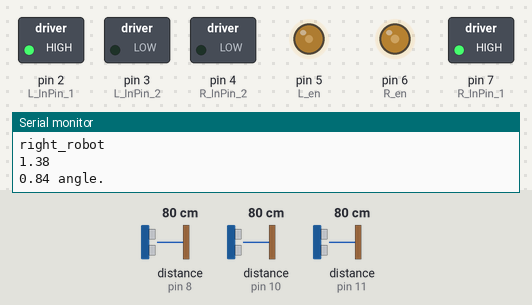
The sketch below on a simulated Arduino Uno, built with avr-gcc and run on an emulated ATmega328P. On the bench: switched loads named in the sketch (green lamp = pin HIGH), output pins drawn as LEDs (lit = HIGH), the last lines printed to the serial monitor. Inputs (shaded band) come from the test bench; at power-on: distance to the obstacle (sensors on pin 8, pin 10, pin 11) 80 cm.

Above: at 1.2 s.
1.3 s: distance to the obstacle (sensor on pin 8) set to 20 cm
2.8 s: distance to the obstacle (sensor on pin 8) set to 16 cm
At 3.9 s:
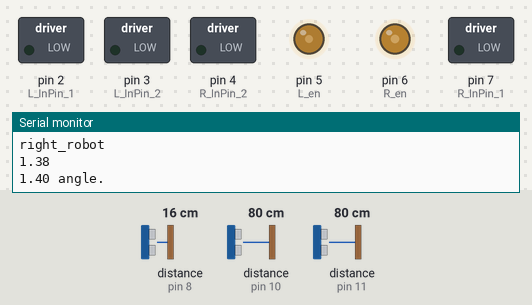
4.3 s: distance to the obstacle (sensor on pin 10) set to 18 cm
At 5.4 s:
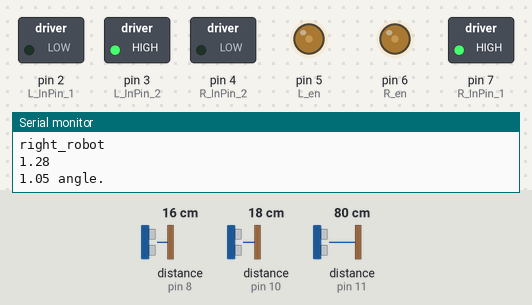
6.0 s: distance to the obstacle (sensor on pin 10) set to 13 cm
7.5 s: distance to the obstacle (sensor on pin 10) set to 10 cm
At 8.3 s:
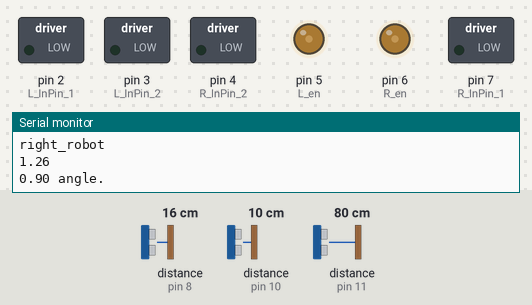
Timing chart, 0 to 10.5 s (numbered marks = the images above; inputs shaded):
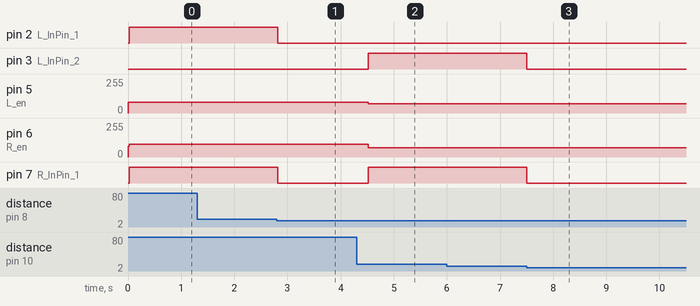

Measured:
- the behaviour switches between 18 and 17 cm on distance to the obstacle (sensor on pin 8) (found by bisection; images 0 and 1)
- the behaviour switches between 12 and 11 cm on distance to the obstacle (sensor on pin 10) (found by bisection; images 2 and 3)
- after the input at 2.8 s, pin 2 (L_InPin_1), pin 7 (R_InPin_1): HIGH → LOW at once
- after the input at 4.3 s, pin 3 (L_InPin_2), pin 7 (R_InPin_1): LOW → HIGH after 0.22 s; pin 5 (L_en): 80/255 → 70/255 after 0.22 s; pin 6 (R_en): 95/255 → 70/255 after 0.22 s
- after the input at 6.0 s, every drawn part: stays the same
- after the input at 7.5 s, pin 3 (L_InPin_2), pin 7 (R_InPin_1): HIGH → LOW at once

The sketch:

pix_2_Arduino_VLF_NewPing_nodelay_90angle_code.ino
```cpp
#include <NewPing.h>
#define L_InPin_1  2  //왼쪽모터 핀1
#define L_InPin_2  3  //왼쪽모터 핀2
#define R_InPin_1  7  //오른쪽모터 핀1
#define R_InPin_2  4  //오른쪽모터 핀2
#define L_en  5 //왼쪽모터 속도 제어 핀
#define R_en  6 //오른쪽모터 속도 제어 핀
#define F_Sonar  8  //정면부 초음파 센서 연결 핀
#define R_Sonar  10 //오른쪽 초음파 센서 연결 핀
#define L_Sonar  11 //왼쪽 초음파 센서 연결 핀
#define MaxDistance  400
float robot_width = 200; //차량의 폭
float mazor_width = 340; //지나가는 길의 폭
float mazor_width_tolerance = 40; //폭 감지에 오찹범위
int flag_mazor_1 = 0; // 1이면 1번 구간에 내가 위치해 있음

NewPing F_sensor(F_Sonar,F_Sonar,MaxDistance);
float F_distance; //정면 초음파 센서값을 저장할 변수 선언
NewPing L_sensor(L_Sonar,L_Sonar,MaxDistance);
float L_distance; //왼쪽 초음파 센서값을 저장할 변수 선언
NewPing R_sensor(R_Sonar,R_Sonar,MaxDistance);
float R_distance; //오른쪽 초음파 센서값을 저장할 변수 선언

void setup() {
  Serial.begin(115200);  //스크린프린트를 115200의 속도로 사용
  pinMode(L_InPin_1,OUTPUT); //왼쪽모터1 핀 모드를 아웃풋으로
  pinMode(L_InPin_2,OUTPUT); //왼쪽모터2 핀 모드를 아웃풋으로
  pinMode(R_InPin_1,OUTPUT); //오른쪽모터1 핀 모드를 아웃풋으로
  pinMode(R_InPin_2,OUTPUT); //오른쪽모터2 핀 모드를 아웃풋으로
  analogWrite(L_en,80);  //왼쪽모터 속도 조정
  analogWrite(R_en,80);  //오른쪽모터 속도 조정
}

void Stop(int t){
  digitalWrite(L_InPin_1,LOW);
  digitalWrite(L_InPin_2,LOW);
  digitalWrite(R_InPin_2,LOW);
  digitalWrite(R_InPin_1,LOW);
  delay(t);
  }

void Right(int t,int sp){
  analogWrite(L_en,sp);
  analogWrite(R_en,sp);
  digitalWrite(L_InPin_1,HIGH);
  digitalWrite(L_InPin_2,LOW);
  digitalWrite(R_InPin_2,HIGH);
  digitalWrite(R_InPin_1,LOW);
  delay(t);
  }

 void Left(int t,int sp){
  analogWrite(L_en,sp);
  analogWrite(R_en,sp);
  digitalWrite(L_InPin_2,HIGH);
  digitalWrite(L_InPin_1,LOW);
  digitalWrite(R_InPin_1,HIGH);
  digitalWrite(R_InPin_2,LOW);
  delay(t);
  }

 void runing(int t,int L_sp,int R_sp){
  analogWrite(L_en,L_sp); //왼쪽 모터 속도를 L_sp로 하라
  analogWrite(R_en,R_sp); //오른쪽 모터 속도를 R_sp로 하라
  digitalWrite(L_InPin_1,HIGH);  //왼쪽모터1 핀에 +
  digitalWrite(L_InPin_2,LOW);   //왼쪽모터2 핀에 -
  digitalWrite(R_InPin_1,HIGH);  //오른쪽모터1 핀에 +
  digitalWrite(R_InPin_2,LOW);   //왼쪽모터2 핀에 -
  delay (t);
  }  //모터제어 종합 함수

void loop() {
 int R_moter_speed,L_moter_speed;
  int L_turn_90_timer = 795;
  int R_turn_90_timer = 737;
  F_distance=(F_sensor.ping_cm())*10;  //정면 초음파 센서값을 F_distance에 저장
  L_distance=(L_sensor.ping_cm())*10;  //왼쪽 초음파 센서값을 L_distance에 저장
  R_distance=(R_sensor.ping_cm())*10;  //오른쪽 초음파 센서값을 R_distance에 저장
  float measure_widht=L_distance+R_distance+robot_width; //오른쪽,왼쪽 초음파 센서와 기체폭을 통해 측정한 현재 측정된 길의 폭
  float angle_c,angle_t;

  Serial.print("F : ");
  Serial.print(F_distance);
  Serial.print("mm   ");  //"F : (F_distance에 저장된 값)mm" 를 스크린 프린터에 출력해라
  Serial.print("R : ");
  Serial.print(R_distance);
  Serial.print("mm   ");  //"R : (R_distance에 저장된 값)mm" 를 스크린 프린터에 출력해라
  Serial.print("L : ");
  Serial.print(L_distance);
  Serial.print("mm   \n");  //"L : (L_distance에 저장된 값)mm" 를 스크린 프린터에 출력해라


  Serial.print(flag_mazor_1);
  Serial.print("\n");  //1번 구간에 있는지 없는지를 출력(1과 0으로 구분)


  Serial.print("right_robot ");
  angle_c=(acos(mazor_width/measure_widht));
  angle_t=(atan(((robot_width/2)+R_distance)/F_distance));
  Serial.print("\n");
  Serial.print(angle_c);
  Serial.print("\n");
  Serial.print(angle_t);
  Serial.print(" angle.\n\n");

  float turn_90_mm=120;

  if(F_distance<=170 && F_distance!=0){
    Stop(200);
    if(L_distance>R_distance || L_distance==0){
      while(1){
        if((float)(R_sensor.ping())*10/US_ROUNDTRIP_CM <= turn_90_mm - 5 && (float)(R_sensor.ping())*10/US_ROUNDTRIP_CM != 0){
          break;
          }
        else{
          Left(1,70);
          }
        }
        Stop(200);
      }
    else if(L_distance<R_distance || R_distance==0){
      while(1){
        if((float)(L_sensor.ping())*10/US_ROUNDTRIP_CM <= turn_90_mm && (float)(L_sensor.ping())*10/US_ROUNDTRIP_CM != 0){
          break;
          }
        else{
          Right(1,70);
          }
        }
        Stop(200);
      }

    }
  else{
    /*if(R_distance > L_distance){runing(1,170,70);}
    else if(R_distance < L_distance){runing(1,70,170);}
    else {runing(1,80,95);}*/
    runing(1,80,95);
    }

}
```
